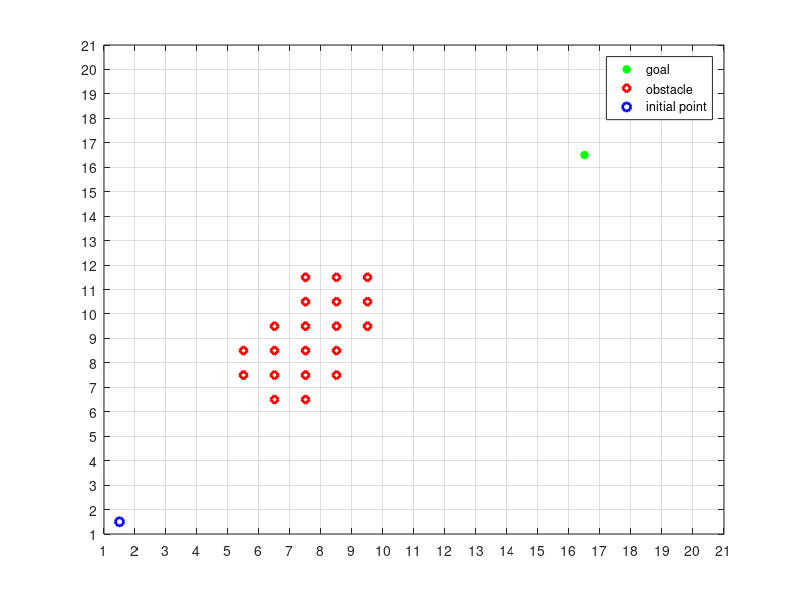

Write MATLAB code to recreate this figure. (Note: this script raises an error after producing the figure.)
close all; clear; clc 
% Main file for the A* algo. 
%% First creat the map
% Map: Obstacle=-1,Target = 0,Robot=1,Space=2
max_x = 20;
max_y = 20; 
MAP=2*(ones(max_x,max_y));

% define target
Target_x = 16;
Target_y = 16;
MAP(Target_x,Target_y) = 0; 

% define obstacles
Obs_x = [5,5,6,6,6,6,7,7,7,7,7,7,8,8,8,8,8,9,9,9];
Obs_y = [7,8,6,7,8,9,6,7,8,9,10,11,7,8,9,10,11,9,10,11];
% Obs_x = [5,5,6,6,6,6,7,7,7,7,7,7,8,8,8,8,8,9,9,9,12,12,13,13,13];
% Obs_y = [7,8,6,7,8,9,6,7,8,9,10,11,7,8,9,10,11,9,10,11,11,12,11,12,12];
% num_obs = length(Obs_x);
% Ox1 = Obs_x+1;
% Ox2 = Obs_x-1;
% Oy1 = Obs_y+1;
% Oy2 = Obs_y-1;
% Aug_obsx = [Obs_x,Obs_x,Ox1,Ox2,Ox1,Ox1,Ox2,Ox2];
% Aug_obsy = [Oy1, Oy2, Obs_y,Obs_y ,Oy1,Oy2,Oy1,Oy2];
% Obs_x = [Obs_x,Aug_obsx];
% Obs_y = [Obs_y, Aug_obsy];
num_obs = length(Obs_x);



for i = 1 : num_obs
    MAP(Obs_x(i),Obs_y(i)) = -1;
end

% define the initial point
Init_x = 1;
Init_y = 1;
MAP(Init_x,Init_y) = 1;

% plot the map
figure
set(gcf,'unit','normalized','position',[0.2,0.1,0.64,0.8]);
plot(Target_x+0.5,Target_y+0.5,'g*','lineWidth', 2)
hold on
plot(Obs_x+0.5,Obs_y+0.5,'rd','lineWidth', 2)

plot(Init_x+0.5,Init_x+0.5,'bo','lineWidth', 2)

grid on
axis([1 max_x+1 1 max_y+1])
xticks(1:1:max_x+1)
yticks(1:1:max_y+1)
legend('goal','obstacle','initial point')

%% Main Algo
% Open list: x | y | Parent x | Parent y | h | g | f 
% Close list: x | y 

Open_list = [];
Closed_list = []; 

%Put all obstacles on the Closed list
k=1;%Dummy counter
for i=1:max_x
    for j=1:max_y
        if(MAP(i,j) == -1)
            Closed_list(k,1)=i; 
            Closed_list(k,2)=j; 
            k=k+1;
        end
    end
end
Closed_count=size(Closed_list,1);

% Initialize with [Init_x,Init_y]
x = Init_x;
y = Init_y;
Open_count = 1;
hn = 0; % Cost at the state 
gn = distance(x,y,Target_x,Target_y); % cost-to-go (cost to the goal)
fn = hn+gn;
Open_list(Open_count,:)=insert_open(x,y,x,y,hn,gn,fn); % for init state, 
                                                  % its parent is itself
% After calculating the costs for init state, put it into Closed_list
Closed_count=Closed_count+1;
Closed_list(Closed_count,1)=x;
Closed_list(Closed_count,2)=y;
NoPath=1;

% START the main loop
while((x ~= Target_x || y ~= Target_y) && NoPath == 1)
 exp_array=expand_array(x,y,hn,Target_x,Target_y,Closed_list,max_x,max_y);
 exp_count=size(exp_array,1); % Step 4 of the algo
 
 for i=1:exp_count
    flag=0;
    for j=1:Open_count
        % For all nodes in Open_list, check whether its the same as the
        % i-th exp_array. Update the cost at that node with the smaller one
        if(exp_array(i,1) == Open_list(j,2) && exp_array(i,2) == Open_list(j,3) )
            Open_list(j,8)=min(Open_list(j,8),exp_array(i,5)); 
            % Compare the cost for the same state. If exp is smaller, do
            % the following
            if Open_list(j,8)== exp_array(i,5)
                %UPDATE PARENTS,gn,hn
                Open_list(j,4)=x;
                Open_list(j,5)=y;
                Open_list(j,6)=exp_array(i,3);
                Open_list(j,7)=exp_array(i,4);
            end
            flag=1; % for all nodes in the Open_list, if one it the same as
                    % the i-th exp_array, flag is assigned 1.  
        end   
    end
    if flag == 0 % if none of the nodes in the Open_list is the same as ith 
                 % exp_array, insert the i-th to the Open_list, with parent
                 % node x and y. 
        Open_count = Open_count+1;
        Open_list(Open_count,:)=insert_open(exp_array(i,1),exp_array(i,2),x,y,exp_array(i,3),exp_array(i,4),exp_array(i,5));
    end%End of insert new element into the OPEN list
 end
 %Find out the node with the smallest fn 
  index_min_node = min_fn(Open_list,Open_count,Target_x,Target_y);
  if (index_min_node ~= -1)    
   %Set xNode and yNode to the node with minimum fn
   x=Open_list(index_min_node,2);
   y=Open_list(index_min_node,3);
   path_cost=Open_list(index_min_node,6);%Update the cost of reaching the parent node
  %Move the Node to list CLOSED
  Closed_count=Closed_count+1;
  Closed_list(Closed_count,1)=x;
  Closed_list(Closed_count,2)=y;
  Open_list(index_min_node,1)=0;
  else
      %No path exists to the Target!!
      NoPath=0;%Exits the loop!
  end%End of index_min_node check
end

i=size(Closed_list,1);
Optimal_path=[];
x=Closed_list(i,1);
y=Closed_list(i,2);
i=1;
Optimal_path(i,1)=x;
Optimal_path(i,2)=y;
i=i+1;

if ( (x == Target_x) && (y == Target_y))
    inode=0;
   %Traverse OPEN and determine the parent nodes
   parent_x=Open_list(node_index(Open_list,x,y),4);%node_index returns the index of the node
   parent_y=Open_list(node_index(Open_list,x,y),5);
   
   while( parent_x ~= Init_x || parent_y ~= Init_y)
           Optimal_path(i,1) = parent_x;
           Optimal_path(i,2) = parent_y;
           %Get the grandparents:-)
           inode=node_index(Open_list,parent_x,parent_y);
           parent_x=Open_list(inode,4);%node_index returns the index of the node
           parent_y=Open_list(inode,5);
           i=i+1
   end
 j=size(Optimal_path,1);
 %Plot the Optimal Path!
 p=plot(Optimal_path(j,1)+.5,Optimal_path(j,2)+.5,'bo');
%  j=j;
 for i=j:-1:1
  pause(.25);
  set(p,'XData',Optimal_path(i,1)+.5,'YData',Optimal_path(i,2)+.5);
 drawnow ;
 end
 h=plot(Optimal_path(:,1)+.5,Optimal_path(:,2)+.5);
else
 pause(1);
 h=msgbox('Sorry, No path exists to the Target!','warn');
 uiwait(h,5);
end

%%
map.space = MAP;
map.obs = [Obs_x;Obs_y];
map.target = [Target_x;Target_y];
map.init = [Init_x;Init_y];
map.opttraj = Optimal_path;
save('map_16.mat','map')

